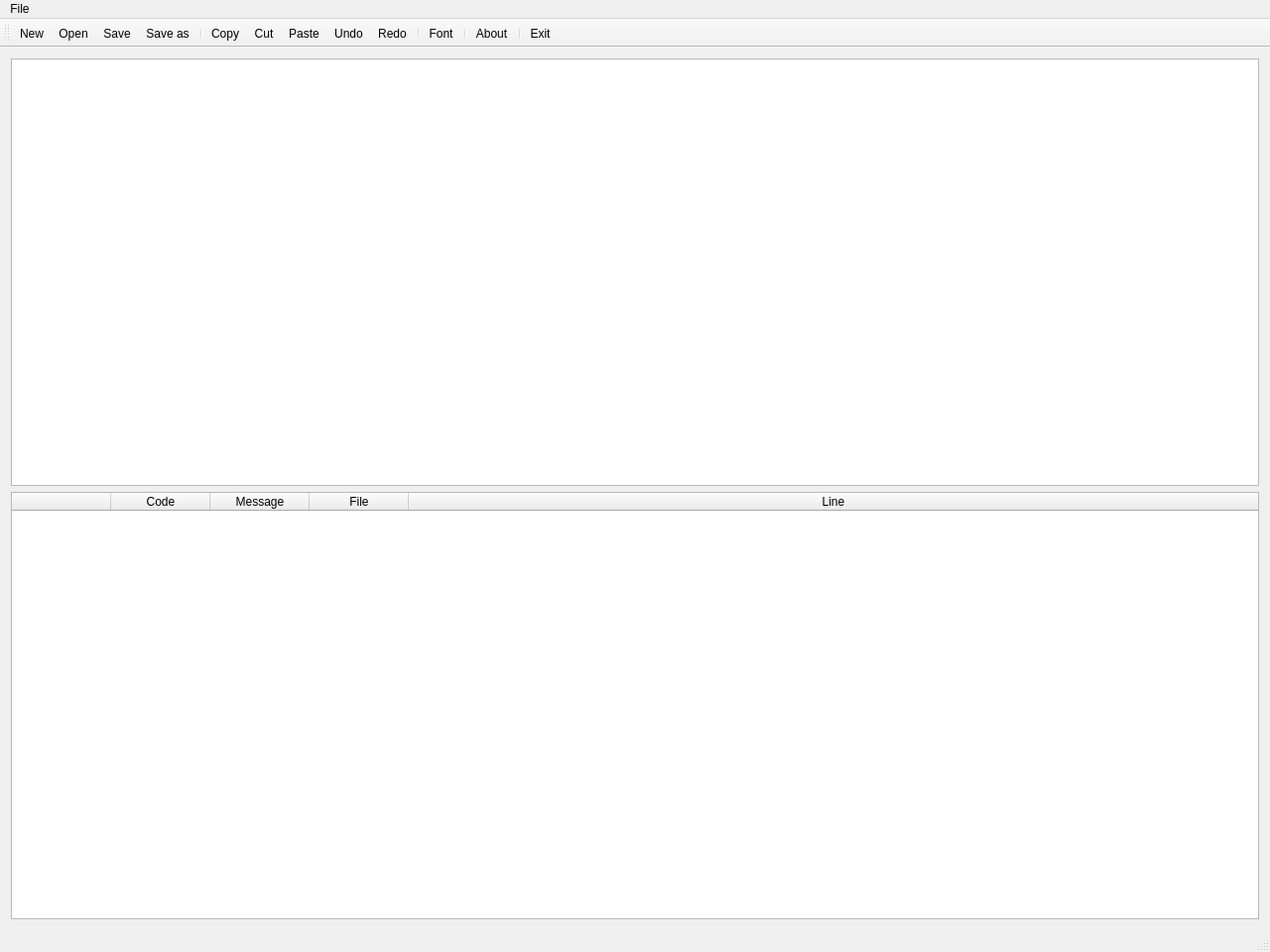
<?xml version="1.0" encoding="UTF-8"?>
<ui version="4.0">
 <class>MainWindow</class>
 <widget class="QMainWindow" name="MainWindow">
  <property name="geometry">
   <rect>
    <x>0</x>
    <y>0</y>
    <width>1280</width>
    <height>960</height>
   </rect>
  </property>
  <property name="sizePolicy">
   <sizepolicy hsizetype="Fixed" vsizetype="Fixed">
    <horstretch>0</horstretch>
    <verstretch>0</verstretch>
   </sizepolicy>
  </property>
  <property name="windowTitle">
   <string>Linty</string>
  </property>
  <widget class="QWidget" name="centralWidget">
   <layout class="QVBoxLayout" name="verticalLayout_2">
    <item>
     <layout class="QVBoxLayout" name="verticalLayout">
      <item>
       <widget class="CodeEditor" name="codeEditor"/>
      </item>
      <item>
       <widget class="QTableWidget" name="lintTable">
        <property name="sizePolicy">
         <sizepolicy hsizetype="Expanding" vsizetype="Expanding">
          <horstretch>0</horstretch>
          <verstretch>0</verstretch>
         </sizepolicy>
        </property>
        <property name="baseSize">
         <size>
          <width>1006</width>
          <height>207</height>
         </size>
        </property>
        <property name="mouseTracking">
         <bool>true</bool>
        </property>
        <property name="styleSheet">
         <string notr="true">selection-background-color: rgb(195, 225, 255);
selection-color: rgb(0, 0, 0);</string>
        </property>
        <property name="editTriggers">
         <set>QAbstractItemView::NoEditTriggers</set>
        </property>
        <property name="alternatingRowColors">
         <bool>false</bool>
        </property>
        <property name="selectionMode">
         <enum>QAbstractItemView::SingleSelection</enum>
        </property>
        <property name="selectionBehavior">
         <enum>QAbstractItemView::SelectRows</enum>
        </property>
        <property name="sortingEnabled">
         <bool>true</bool>
        </property>
        <attribute name="horizontalHeaderVisible">
         <bool>true</bool>
        </attribute>
        <attribute name="horizontalHeaderMinimumSectionSize">
         <number>20</number>
        </attribute>
        <attribute name="horizontalHeaderHighlightSections">
         <bool>true</bool>
        </attribute>
        <attribute name="horizontalHeaderStretchLastSection">
         <bool>true</bool>
        </attribute>
        <attribute name="verticalHeaderVisible">
         <bool>true</bool>
        </attribute>
        <attribute name="verticalHeaderDefaultSectionSize">
         <number>27</number>
        </attribute>
        <attribute name="verticalHeaderHighlightSections">
         <bool>true</bool>
        </attribute>
        <attribute name="verticalHeaderStretchLastSection">
         <bool>false</bool>
        </attribute>
        <column>
         <property name="text">
          <string/>
         </property>
        </column>
        <column>
         <property name="text">
          <string>Code</string>
         </property>
        </column>
        <column>
         <property name="text">
          <string>Message</string>
         </property>
        </column>
        <column>
         <property name="text">
          <string>File</string>
         </property>
        </column>
        <column>
         <property name="text">
          <string>Line</string>
         </property>
        </column>
       </widget>
      </item>
     </layout>
    </item>
   </layout>
  </widget>
  <widget class="QMenuBar" name="menuBar">
   <property name="geometry">
    <rect>
     <x>0</x>
     <y>0</y>
     <width>1280</width>
     <height>21</height>
    </rect>
   </property>
   <widget class="QMenu" name="menuFile">
    <property name="title">
     <string>File</string>
    </property>
    <addaction name="separator"/>
    <addaction name="actionLint"/>
    <addaction name="actionLint_options"/>
    <addaction name="separator"/>
    <addaction name="actionExit"/>
   </widget>
   <addaction name="menuFile"/>
  </widget>
  <widget class="QToolBar" name="mainToolBar">
   <attribute name="toolBarArea">
    <enum>TopToolBarArea</enum>
   </attribute>
   <attribute name="toolBarBreak">
    <bool>false</bool>
   </attribute>
   <addaction name="actionNew"/>
   <addaction name="actionOpen"/>
   <addaction name="actionSave"/>
   <addaction name="actionSave_as"/>
   <addaction name="separator"/>
   <addaction name="actionCopy"/>
   <addaction name="actionCut"/>
   <addaction name="actionPaste"/>
   <addaction name="actionUndo"/>
   <addaction name="actionRedo"/>
   <addaction name="separator"/>
   <addaction name="actionFont"/>
   <addaction name="separator"/>
   <addaction name="actionAbout"/>
   <addaction name="separator"/>
   <addaction name="actionExit"/>
  </widget>
  <widget class="QStatusBar" name="statusBar"/>
  <action name="actionNew">
   <property name="icon">
    <iconset resource="linty.qrc">
     <normaloff>:/images/new.png</normaloff>:/images/new.png</iconset>
   </property>
   <property name="text">
    <string>New</string>
   </property>
   <property name="toolTip">
    <string>New text document</string>
   </property>
   <property name="shortcut">
    <string>Ctrl+N</string>
   </property>
  </action>
  <action name="actionOpen">
   <property name="icon">
    <iconset resource="linty.qrc">
     <normaloff>:/images/open.png</normaloff>:/images/open.png</iconset>
   </property>
   <property name="text">
    <string>Open</string>
   </property>
   <property name="toolTip">
    <string>Open file</string>
   </property>
   <property name="shortcut">
    <string>Ctrl+O</string>
   </property>
  </action>
  <action name="actionSave">
   <property name="icon">
    <iconset resource="linty.qrc">
     <normaloff>:/images/save.png</normaloff>:/images/save.png</iconset>
   </property>
   <property name="text">
    <string>Save</string>
   </property>
   <property name="toolTip">
    <string>Save file</string>
   </property>
   <property name="shortcut">
    <string>Ctrl+S</string>
   </property>
  </action>
  <action name="actionSave_as">
   <property name="icon">
    <iconset resource="linty.qrc">
     <normaloff>:/images/save_as.png</normaloff>:/images/save_as.png</iconset>
   </property>
   <property name="text">
    <string>Save as</string>
   </property>
   <property name="toolTip">
    <string>Save file as</string>
   </property>
   <property name="shortcut">
    <string>Alt+S</string>
   </property>
  </action>
  <action name="actionPrint">
   <property name="icon">
    <iconset>
     <normaloff>:/images/print.png</normaloff>:/images/print.png</iconset>
   </property>
   <property name="text">
    <string>Print</string>
   </property>
   <property name="toolTip">
    <string>Print file</string>
   </property>
   <property name="shortcut">
    <string>Ctrl+P</string>
   </property>
  </action>
  <action name="actionExit">
   <property name="icon">
    <iconset theme="exit.png" resource="linty.qrc">
     <normaloff>:/images/exit.png</normaloff>:/images/exit.png</iconset>
   </property>
   <property name="text">
    <string>Exit</string>
   </property>
   <property name="toolTip">
    <string>Exit notepad</string>
   </property>
  </action>
  <action name="actionCopy">
   <property name="icon">
    <iconset resource="linty.qrc">
     <normaloff>:/images/copy.png</normaloff>:/images/copy.png</iconset>
   </property>
   <property name="text">
    <string>Copy</string>
   </property>
   <property name="shortcut">
    <string>Ctrl+C</string>
   </property>
  </action>
  <action name="actionCut">
   <property name="icon">
    <iconset resource="linty.qrc">
     <normaloff>:/images/cut.png</normaloff>:/images/cut.png</iconset>
   </property>
   <property name="text">
    <string>Cut</string>
   </property>
   <property name="shortcut">
    <string>Ctrl+X</string>
   </property>
  </action>
  <action name="actionPaste">
   <property name="icon">
    <iconset resource="linty.qrc">
     <normaloff>:/images/paste.png</normaloff>:/images/paste.png</iconset>
   </property>
   <property name="text">
    <string>Paste</string>
   </property>
   <property name="shortcut">
    <string>Ctrl+V</string>
   </property>
  </action>
  <action name="actionUndo">
   <property name="icon">
    <iconset resource="linty.qrc">
     <normaloff>:/images/edit_undo.png</normaloff>:/images/edit_undo.png</iconset>
   </property>
   <property name="text">
    <string>Undo</string>
   </property>
   <property name="shortcut">
    <string>Ctrl+Z</string>
   </property>
  </action>
  <action name="actionRedo">
   <property name="icon">
    <iconset resource="linty.qrc">
     <normaloff>:/images/edit_redo.png</normaloff>:/images/edit_redo.png</iconset>
   </property>
   <property name="text">
    <string>Redo</string>
   </property>
   <property name="shortcut">
    <string>Ctrl+Y</string>
   </property>
  </action>
  <action name="actionFont">
   <property name="icon">
    <iconset resource="linty.qrc">
     <normaloff>:/images/font.png</normaloff>:/images/font.png</iconset>
   </property>
   <property name="text">
    <string>Font</string>
   </property>
   <property name="shortcut">
    <string>Ctrl+F</string>
   </property>
  </action>
  <action name="actionItalic">
   <property name="checkable">
    <bool>true</bool>
   </property>
   <property name="icon">
    <iconset>
     <normaloff>:/images/italic.png</normaloff>:/images/italic.png</iconset>
   </property>
   <property name="text">
    <string>Italic</string>
   </property>
   <property name="toolTip">
    <string>Italic font</string>
   </property>
   <property name="shortcut">
    <string>Ctrl+I</string>
   </property>
  </action>
  <action name="actionBold">
   <property name="checkable">
    <bool>true</bool>
   </property>
   <property name="icon">
    <iconset>
     <normaloff>:/images/bold.png</normaloff>:/images/bold.png</iconset>
   </property>
   <property name="text">
    <string>actionBold</string>
   </property>
   <property name="toolTip">
    <string>Bold</string>
   </property>
   <property name="shortcut">
    <string>Ctrl+B</string>
   </property>
  </action>
  <action name="actionUnderline">
   <property name="checkable">
    <bool>true</bool>
   </property>
   <property name="icon">
    <iconset>
     <normaloff>:/images/underline.png</normaloff>:/images/underline.png</iconset>
   </property>
   <property name="text">
    <string>Underline</string>
   </property>
   <property name="toolTip">
    <string>Underline</string>
   </property>
   <property name="shortcut">
    <string>Ctrl+U</string>
   </property>
  </action>
  <action name="actionAbout">
   <property name="icon">
    <iconset resource="linty.qrc">
     <normaloff>:/images/info.png</normaloff>:/images/info.png</iconset>
   </property>
   <property name="text">
    <string>About</string>
   </property>
   <property name="toolTip">
    <string>About Notepad</string>
   </property>
  </action>
  <action name="actionLint">
   <property name="text">
    <string>Lint</string>
   </property>
  </action>
  <action name="actionLint_options">
   <property name="text">
    <string>Lint options</string>
   </property>
  </action>
 </widget>
 <layoutdefault spacing="6" margin="11"/>
 <customwidgets>
  <customwidget>
   <class>CodeEditor</class>
   <extends>QPlainTextEdit</extends>
   <header>codeeditor.h</header>
  </customwidget>
 </customwidgets>
 <resources>
  <include location="linty.qrc"/>
 </resources>
 <connections/>
</ui>
